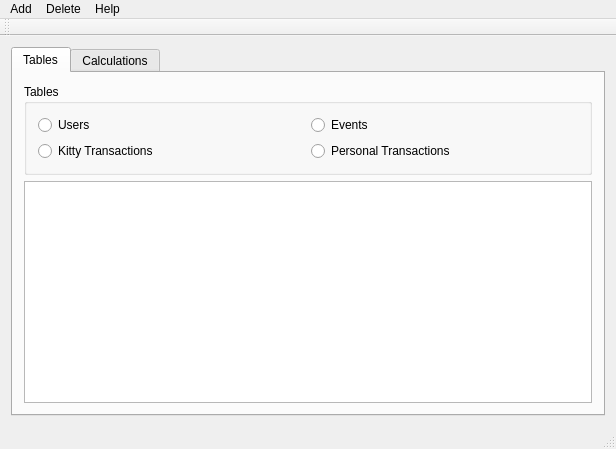
<?xml version="1.0" encoding="UTF-8"?>
<ui version="4.0">
 <class>MainWindow</class>
 <widget class="QMainWindow" name="MainWindow">
  <property name="geometry">
   <rect>
    <x>0</x>
    <y>0</y>
    <width>616</width>
    <height>449</height>
   </rect>
  </property>
  <property name="windowTitle">
   <string>MainWindow</string>
  </property>
  <widget class="QWidget" name="centralWidget">
   <layout class="QGridLayout" name="gridLayout">
    <item row="0" column="1">
     <widget class="QTabWidget" name="tabWidget">
      <property name="currentIndex">
       <number>0</number>
      </property>
      <widget class="QWidget" name="tabDatabase">
       <attribute name="title">
        <string>Tables</string>
       </attribute>
       <layout class="QGridLayout" name="gridLayout_2">
        <item row="0" column="0">
         <widget class="QGroupBox" name="gbTables">
          <property name="title">
           <string>Tables</string>
          </property>
          <layout class="QGridLayout" name="gridLayout_3">
           <item row="0" column="0">
            <widget class="QRadioButton" name="rbUsers">
             <property name="text">
              <string>Users</string>
             </property>
            </widget>
           </item>
           <item row="0" column="1">
            <widget class="QRadioButton" name="rbEvents">
             <property name="text">
              <string>Events</string>
             </property>
            </widget>
           </item>
           <item row="1" column="0">
            <widget class="QRadioButton" name="rbKittyTransactions">
             <property name="text">
              <string>Kitty Transactions</string>
             </property>
            </widget>
           </item>
           <item row="1" column="1">
            <widget class="QRadioButton" name="rbPersonalTransactions">
             <property name="text">
              <string>Personal Transactions</string>
             </property>
            </widget>
           </item>
          </layout>
         </widget>
        </item>
        <item row="1" column="0">
         <widget class="QTableView" name="tvTable">
          <property name="sizeAdjustPolicy">
           <enum>QAbstractScrollArea::AdjustToContents</enum>
          </property>
          <property name="editTriggers">
           <set>QAbstractItemView::NoEditTriggers</set>
          </property>
          <property name="selectionBehavior">
           <enum>QAbstractItemView::SelectRows</enum>
          </property>
         </widget>
        </item>
       </layout>
      </widget>
      <widget class="QWidget" name="tabCalculations">
       <attribute name="title">
        <string>Calculations</string>
       </attribute>
       <layout class="QFormLayout" name="formLayout_2">
        <item row="0" column="0">
         <widget class="QLabel" name="label_2">
          <property name="text">
           <string>Event:</string>
          </property>
         </widget>
        </item>
        <item row="0" column="1">
         <widget class="QComboBox" name="cmbEvent"/>
        </item>
        <item row="1" column="0">
         <widget class="QLabel" name="label_3">
          <property name="text">
           <string>User Giving:</string>
          </property>
         </widget>
        </item>
        <item row="1" column="1">
         <widget class="QComboBox" name="cmbUserGives"/>
        </item>
        <item row="2" column="0">
         <widget class="QLabel" name="label_4">
          <property name="text">
           <string>User Receiving:</string>
          </property>
         </widget>
        </item>
        <item row="2" column="1">
         <widget class="QComboBox" name="cmbUserReceives"/>
        </item>
        <item row="3" column="0">
         <widget class="QLabel" name="lblAmount">
          <property name="text">
           <string>Amount:</string>
          </property>
         </widget>
        </item>
        <item row="4" column="0" colspan="2">
         <widget class="QGroupBox" name="gbCalculations">
          <property name="title">
           <string>Calculations for the event</string>
          </property>
          <layout class="QFormLayout" name="formLayout">
           <item row="0" column="0">
            <widget class="QLabel" name="label">
             <property name="text">
              <string>Number of users:</string>
             </property>
            </widget>
           </item>
           <item row="0" column="1">
            <widget class="QSpinBox" name="sbNumUsers">
             <property name="readOnly">
              <bool>true</bool>
             </property>
             <property name="buttonSymbols">
              <enum>QAbstractSpinBox::NoButtons</enum>
             </property>
            </widget>
           </item>
           <item row="1" column="0">
            <widget class="QLabel" name="label_5">
             <property name="text">
              <string>Total Sum Kitty:</string>
             </property>
            </widget>
           </item>
           <item row="1" column="1">
            <widget class="QDoubleSpinBox" name="dsbAmountKitty">
             <property name="readOnly">
              <bool>true</bool>
             </property>
             <property name="buttonSymbols">
              <enum>QAbstractSpinBox::NoButtons</enum>
             </property>
             <property name="prefix">
              <string>€ </string>
             </property>
             <property name="minimum">
              <double>-9999999.990000000223517</double>
             </property>
             <property name="maximum">
              <double>9999999.990000000223517</double>
             </property>
            </widget>
           </item>
          </layout>
         </widget>
        </item>
        <item row="3" column="1">
         <widget class="QDoubleSpinBox" name="dsbAmount">
          <property name="readOnly">
           <bool>true</bool>
          </property>
          <property name="buttonSymbols">
           <enum>QAbstractSpinBox::NoButtons</enum>
          </property>
          <property name="prefix">
           <string>€ </string>
          </property>
          <property name="minimum">
           <double>-9999999.990000000223517</double>
          </property>
          <property name="maximum">
           <double>9999999.990000000223517</double>
          </property>
         </widget>
        </item>
        <item row="5" column="0" colspan="2">
         <widget class="QTableView" name="tvEventTransactions">
          <property name="enabled">
           <bool>true</bool>
          </property>
          <property name="editTriggers">
           <set>QAbstractItemView::NoEditTriggers</set>
          </property>
         </widget>
        </item>
       </layout>
      </widget>
     </widget>
    </item>
   </layout>
  </widget>
  <widget class="QMenuBar" name="menuBar">
   <property name="geometry">
    <rect>
     <x>0</x>
     <y>0</y>
     <width>616</width>
     <height>21</height>
    </rect>
   </property>
   <widget class="QMenu" name="menuAdd">
    <property name="title">
     <string>Add</string>
    </property>
    <addaction name="actionAddUser"/>
    <addaction name="actionAddEvent"/>
    <addaction name="actionAddTransaction"/>
   </widget>
   <widget class="QMenu" name="menuDelete">
    <property name="title">
     <string>Delete</string>
    </property>
    <addaction name="actionDeleteUser"/>
    <addaction name="actionDeleteEvent"/>
    <addaction name="actionDeleteTransaction"/>
   </widget>
   <widget class="QMenu" name="menuHelp">
    <property name="title">
     <string>Help</string>
    </property>
    <addaction name="actionExampleDatabase"/>
    <addaction name="separator"/>
    <addaction name="actionAbout"/>
   </widget>
   <addaction name="menuAdd"/>
   <addaction name="menuDelete"/>
   <addaction name="menuHelp"/>
  </widget>
  <widget class="QToolBar" name="mainToolBar">
   <attribute name="toolBarArea">
    <enum>TopToolBarArea</enum>
   </attribute>
   <attribute name="toolBarBreak">
    <bool>false</bool>
   </attribute>
  </widget>
  <widget class="QStatusBar" name="statusBar"/>
  <action name="actionAddEvent">
   <property name="text">
    <string>Event</string>
   </property>
   <property name="toolTip">
    <string>Add a new event</string>
   </property>
  </action>
  <action name="actionAddUser">
   <property name="text">
    <string>User</string>
   </property>
   <property name="toolTip">
    <string>Add a new user</string>
   </property>
  </action>
  <action name="actionAddTransaction">
   <property name="text">
    <string>Transaction</string>
   </property>
   <property name="toolTip">
    <string>Add a new transaction</string>
   </property>
  </action>
  <action name="actionDeleteUser">
   <property name="text">
    <string>User</string>
   </property>
   <property name="toolTip">
    <string>Delete existing user</string>
   </property>
  </action>
  <action name="actionDeleteEvent">
   <property name="text">
    <string>Event</string>
   </property>
   <property name="toolTip">
    <string>Delete existing event</string>
   </property>
  </action>
  <action name="actionDeleteTransaction">
   <property name="text">
    <string>Transaction</string>
   </property>
   <property name="toolTip">
    <string>Delete existing transaction</string>
   </property>
  </action>
  <action name="actionAbout">
   <property name="text">
    <string>About CheapyApp...</string>
   </property>
  </action>
  <action name="actionExampleDatabase">
   <property name="text">
    <string>Init example database</string>
   </property>
   <property name="toolTip">
    <string>Initialize example database</string>
   </property>
  </action>
 </widget>
 <layoutdefault spacing="6" margin="11"/>
 <resources/>
 <connections/>
</ui>
